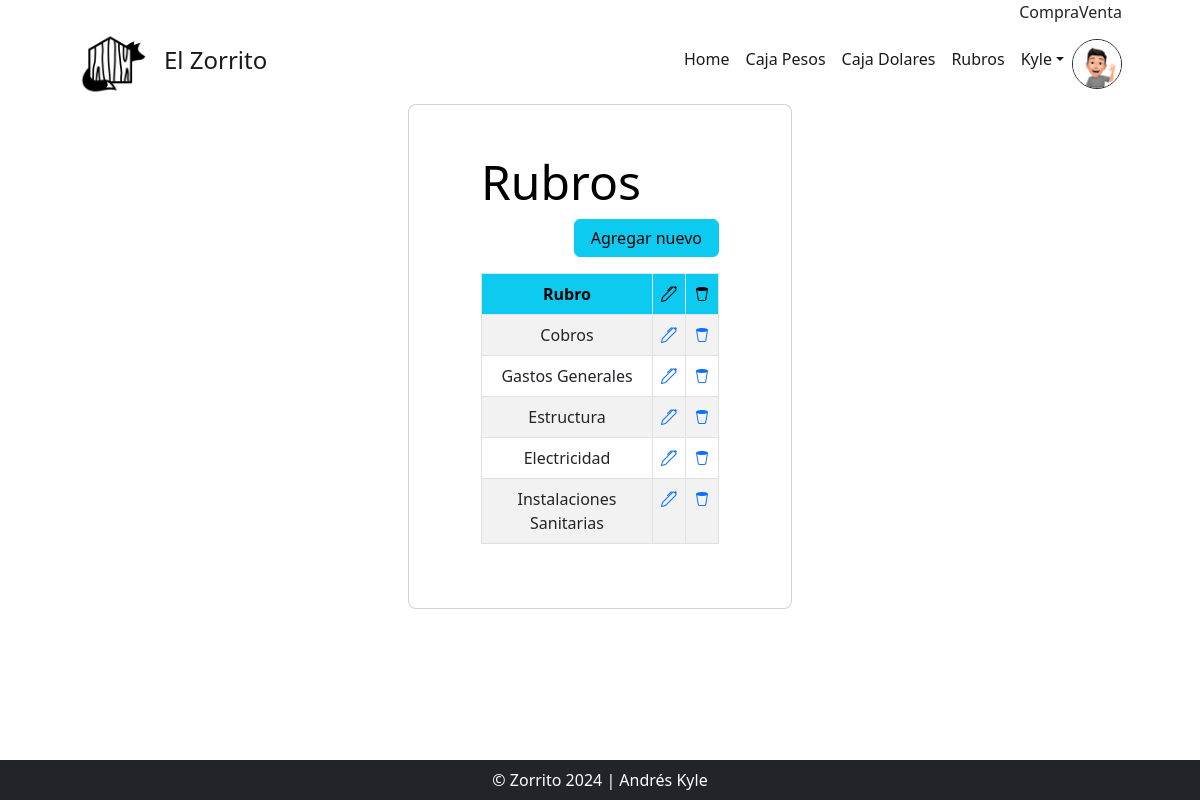
Page /rubros_list/ (signed in) on the committed database.
### users/models.py (models this page shows, shortened)
class Imagen(models.Model):
    user = models.OneToOneField(User, on_delete=models.CASCADE, null=True)
    imagen = models.ImageField(upload_to='avatares', null=True, blank = True)

### AppZorro/models.py (models this page shows, shortened)
class Rubros(models.Model):
    titulo = models.CharField(max_length=30)

### AppZorro/views.py (the view)
# urls.py: path('rubros_list/', views.RubrosListView.as_view(), name="Rubros"),
class RubrosListView(LoginRequiredMixin, ListView):
    model = Rubros
    queryset = Rubros.objects.exclude(titulo="Cambio Moneda")

### AppZorro/templates/AppZorro/Rubros_list.html (shortened to what this page needs)
{% extends 'AppZorro/base.html' %}
{% load static %}
{% block main %}
<div class="row d-flex justify-content-center align-items-center h-100">
    <div class="col-md-4">
        <div class="card rounded-3 text-black">
            <div class="card-body p-md-5 mx-md-4">
                <h3 class="display-5">Rubros</h3>
                <div class="d-flex justify-content-end mb-3">
                    <a class="btn btn-info px-3" href="{% url 'CrearRubro' %}">Agregar nuevo</a>
                </div>
                    <table class="text-center table table-striped table-bordered">
                        <thead class="thead-primary">
                            <tr class="text-bg-info p-3">
                                <th scope="col">Rubro</th>
                                <th scope="col" class="bi bi-pen"></th>
                                <th scope="col" class="bi bi-trash2"></th>
                            </tr>
                        </thead>
                        <tbody>
                            {% for rubro in object_list %}
                                <tr>
                                    <td>{{ rubro.titulo }}</td>
                                    <td><a class="bi bi-pen" href="{% url 'EditarRubro' rubro.id %}"></a></td>
                                    <td><a class="bi bi-trash2" href="{% url 'BorrarRubro' rubro.id %}"></a></td>
                                </tr>
                            {% empty %}
                                <tr><th><h6>No hay nada por acá. </h6></th></tr>
                                <th><h6>El Zorrito estaria feliz si cargas algún rubro...</h6></th>
                            {% endfor %}
                        </tbody>
                    </table>
                </div>
        </div>
    </div>
</div>
{% endblock main %}

### AppZorro/templates/AppZorro/base.html (shortened to what this page needs)
<!DOCTYPE html>
{% load static %}
<html lang="es">
    <head>
        <link href="https://cdn.jsdelivr.net/npm/bootstrap-icons@1.4.1/font/bootstrap-icons.css" rel="stylesheet" />
        <link href="{% static 'AppZorro/css/styles.css' %}" rel="stylesheet" />
    </head>
    <body class="h-100 bg-white ">
        <nav class="navbar navbar-expand-md p-0 navbar-success">
            <div class="container px-lg-5">
                <div class="collapse navbar-collapse" id="navbarSupportedContent">
                    <ul class="navbar-nav ms-auto mb-0 mb-lg-0">
                        <li class="nav-item">Compra {{dolar_compra}} </li>
                        <li class="nav-item">Venta {{dolar_venta}}</li>
                    </ul>
                </div>
            </div>
        </nav>
        <nav class="navbar navbar-expand-xl p-0 navbar-light navbar-gradient">
            <div class="container px-lg-5">
                <th><a class="navbar-brand" href="{% url 'Inicio' %}"><img src="{% static 'AppZorro/assets/img/logo.png' %}" alt="" height="70px"></a></th><a class="navbar-brand" href="{% url 'Inicio' %}"><h4 class="">El Zorrito</h4></a>
                <div class="collapse navbar-collapse" id="navbarSupportedContent">
                    <ul class="navbar-nav ms-auto mb-2 mb-lg-0">
                        <li class="nav-item"><a class="nav-link active" aria-current="page" href="{% url 'Inicio' %}">Home</a></li>
                        <li class="nav-item"><a class="nav-link active" aria-current="page" href="{% url 'Movimientos' %}">Caja Pesos</a></li>
                        <li class="nav-item"><a class="nav-link active" aria-current="page" href="{% url 'Dolares' %}">Caja Dolares</a></li>
                        <li class="nav-item"><a class="nav-link active" aria-current="page" href="{% url 'Rubros' %}">Rubros</a></li>
                        {% if request.user.is_authenticated %}
                            <li class="nav-item dropdown">
                            <a class="nav-link active dropdown-toggle" href="#" id="navbarDropdownMenuLink" data-bs-toggle="dropdown" aria-haspopup="true" aria-expanded="false">{{ request.user.username }}</a>
                            </li>
                            <img src="{{request.user.imagen.imagen.url}}" alt="" class="rounded-circle border border-dark" height="50px">
                        {% else %}
                        <li class="nav-item"><a class="nav-link active" href="{% url 'Login' %}">Acceder</a></li>
                        {% endif %}
                    </ul>
                </div>
            </div>
        </nav>
        {% block main %}
        {% endblock main %}
        <div class="fixed-bottom">
            <footer class="py-1 bg-dark">
                <div class="container"><p class="m-1 text-center text-white">&copy; Zorrito 2024 | Andrés Kyle</p></div>
            </footer>
        </div>
    </body>
</html>

### rows in the picture
Rubros: titulo "Cobros"
Rubros: titulo "Gastos Generales"
Rubros: titulo "Estructura"
Rubros: titulo "Electricidad"
Rubros: titulo "Instalaciones Sanitarias"

### other values in the picture
{{ request.user.username }} "Kyle"
